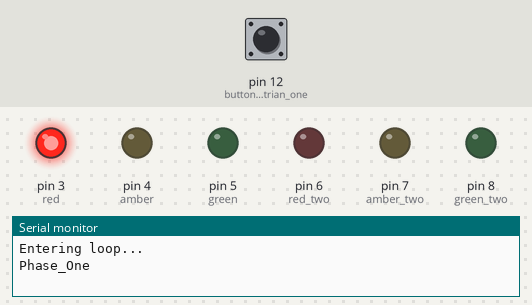
Simulated run of this sketch. Board: Arduino Uno, built with avr-gcc and run on an emulated ATmega328P. Parts: output pins drawn as LEDs (lit = HIGH), the last lines printed to the serial monitor. The test bench sets the inputs (shaded band); at power-on: pin 12 (button_pedestrian_one) LOW.

Above: at 1.5 s.
At 3.3 s:
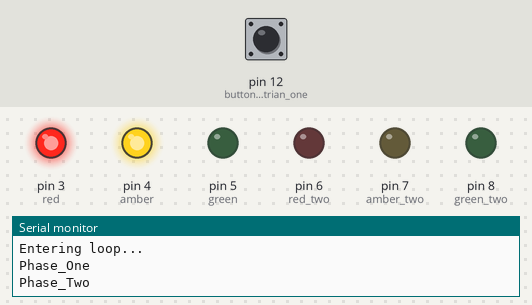
At 5.2 s:
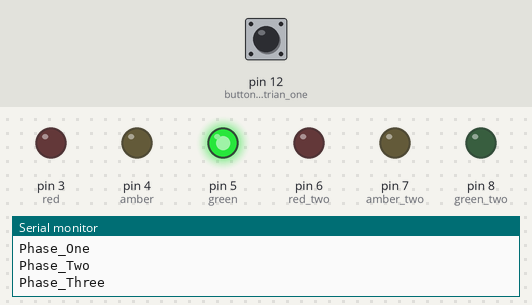
At 7.2 s:
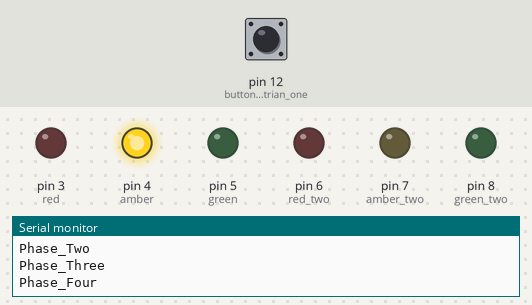
Timing chart, 0 to 10.1 s (numbered marks = the images above):
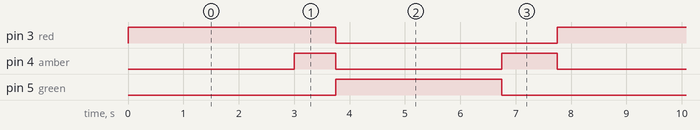

The sketch:

trafficlight-one.ino
```cpp
#define red 3
#define amber 4
#define green 5

#define red_two 6
#define amber_two 7
#define green_two 8

#define red_pedestrian_one 9
#define amber_pedestrian_one 10

#define button_pedestrian_one 12

void setup() {
  // put your setup code here, to run once:
  Serial.begin(115200);
  bool button_pressed = LOW;

  pinMode(red, OUTPUT);
  pinMode(amber, OUTPUT);
  pinMode(green, OUTPUT);

  pinMode(red_two, OUTPUT);
  pinMode(amber_two, OUTPUT);
  pinMode(green_two, OUTPUT);

  pinMode(red_pedestrian_one, OUTPUT);
  pinMode(amber_pedestrian_one, OUTPUT);

  pinMode(button_pedestrian_one, INPUT);

  digitalWrite(red, LOW);
  digitalWrite(amber, LOW);
  digitalWrite(green, LOW);

  digitalWrite(red_two, LOW);
  digitalWrite(amber_two, LOW);
  digitalWrite(green_two, LOW);

  pinMode(red_pedestrian_one, LOW);
  pinMode(amber_pedestrian_one, LOW);

  // Start once button is pressed
  do {
    button_pressed = digitalRead(button_pedestrian_one);
  } while (button_pressed == !LOW);
}

void loop() {
  // put your main code here, to run repeatedly:
  Serial.println("Entering loop...");

  // Start with RED phase
  Serial.println("Phase_One");
  digitalWrite(amber, LOW);
  digitalWrite(red, HIGH);
  delay(3000);

  // RED/AMBER phase
  Serial.println("Phase_Two");
  digitalWrite(amber, HIGH);
  delay(750);

  // GREEN phase
  Serial.println("Phase_Three");
  digitalWrite(red, LOW);
  digitalWrite(amber, LOW);
  digitalWrite(green, HIGH);
  delay(3000);

  // AMBER phase
  Serial.println("Phase_Four");
  digitalWrite(green, LOW);
  digitalWrite(amber, HIGH);
  delay(1000);

}
```

Measured:
- by itself, pin 3 (red): alternates HIGH for 3.8 s and LOW for 4.0 s
- by itself, pin 4 (amber): repeats every 7.8 s: LOW 3.0 s, HIGH 1.0 s, LOW 3.0 s, HIGH 0.75 s
- by itself, pin 5 (green): alternates HIGH for 3.0 s and LOW for 4.8 s
